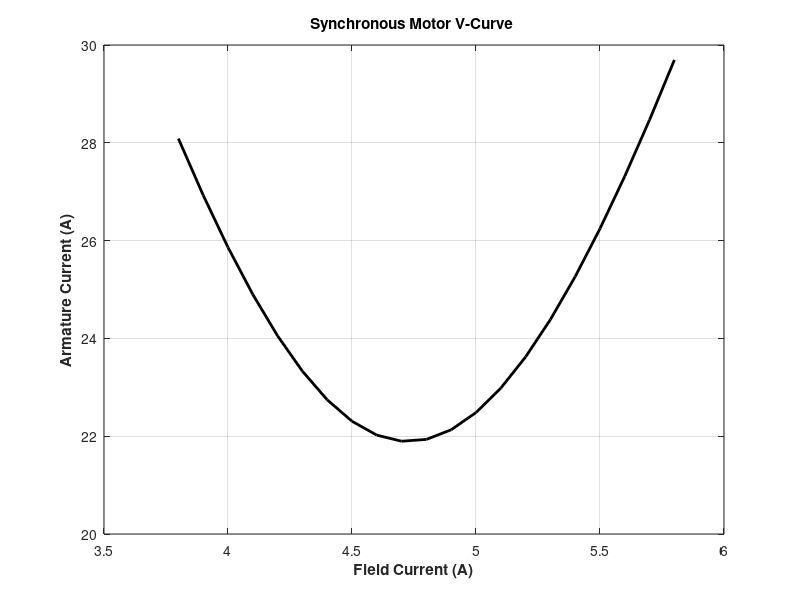

Reproduce this figure in MATLAB.
Pin = 13.69; % 15hp轉換成kw
pf = 0.85;
k = 1000;
Vt = 208; % 端電壓
Xs = 2.5i; % 同步電抗

%(a) From the previous example, the electric input power Pin = 13.69 kW
IA = Pin * k / (3 * Vt * pf); % 電樞電流
disp(['IA = ', num2str(IA), '/_', num2str(-rad2deg(acos(pf))), ' A']);
EA = Vt - Xs * IA * exp(1j * (-acos(pf))); % 電樞(內生)電壓
disp(['EA = ', num2str(abs(EA)), '/_', num2str(rad2deg(angle(EA))), ' V']);

%(b) If the flux is increased by 25 percent
EA2 = 1.25 * abs(EA);% 因為磁通和電樞電壓大小成比例
disp(['EA2 = ', num2str(EA2), ' V']);
delta2 = asin(abs(EA) / EA2 * sin(angle(EA))); % 新的端電壓和電樞電壓向量的夾角
disp(['delta2 = ', num2str(rad2deg(delta2)), ' degree']);
IA2 = (Vt - EA2 * exp(1j * delta2)) / Xs; % 新的電樞電流
disp(['IA2 = ', num2str(abs(IA2)), '/_', num2str(rad2deg(angle(IA2))), ' A']);
disp(['pf = ', num2str(cos(angle(IA2)))]); % 新的功率因數


i_f = (38:1:58) / 10;  % 激磁電流變化範圍

% Now initialize all ot her values 
i_a = zeros(1,21);          % Pre-all ocate i_a array 儲存電樞電流之空矩陣
x_s = 2.5;                  % Synchronous reactance 同步電抗
v_phase = 208;              % phase voltage at 0 degrees 相電壓
delta1 = -17.5 * pi/180;    % delta 1 in radians 角度轉徑度
e_a1 = 182 * (cos (delta1) + 1j * sin(delta1));  %電樞電壓EA1
% Calculate the armat ure current for each value 計算電樞電流變化
for ii = 1 : 21 
    % Calculate magnitude of e_a2  % 計算電樞電壓EA2
    e_a2 = 45.5 * i_f (ii); 
    % Calculate delta2  % 計算電壓夾角
    delta2 = asin(abs(e_a1) / abs(e_a2) * sin(delta1)); 
    % Calculate the phasor e_a2 % 計算相電壓EA2
    e_a2 = e_a2 * (cos(delta2) + 1j * sin(delta2)); 
    % Calculate i_a  % 計算相電流IA2
    i_a(ii) = (v_phase - e_a2) / (1j * x_s);
end 
% Plot the v-curve 
plot(i_f, abs(i_a), 'Color', 'k', 'Linewidth', 2.0) ; 
xlabel('Field Current (A)', 'Fontweight', 'Bold'); 
ylabel('Armature Current (A)', 'Fontweight', 'Bold');
title('Synchronous Motor V-Curve ', 'Fontweight','Bold'); 
grid on;